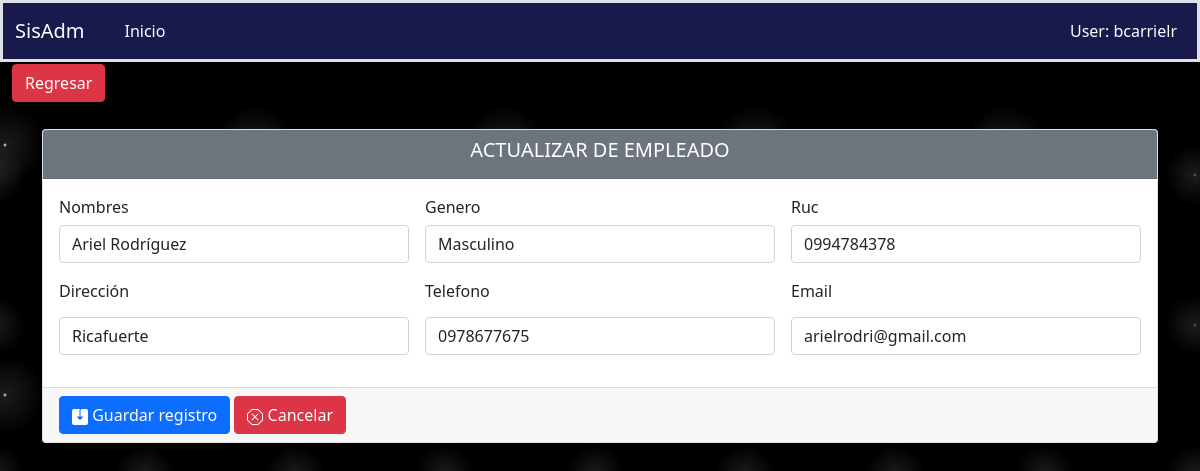
The app's page /novedades/actualizarempleado/2, older data.
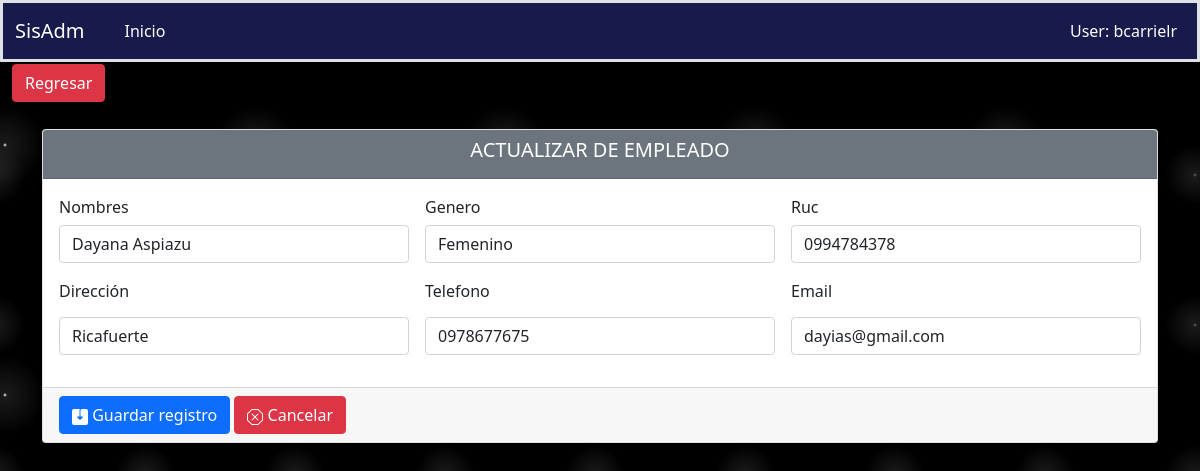
The same page, newer data.
### aplicaciones/novedades/models.py (models this page shows, shortened)
class Empleado(Base):
    nombres = models.CharField(max_length=200, unique=True)
    ruc = models.CharField(max_length=10, unique=True)
    direccion = models.TextField(blank=True, null=True, verbose_name='Dirección')
    genero = models.CharField(max_length=1, choices=GENERO,default=GENERO[0][0], blank=True, null=True)
    telefonos = models.CharField(max_length=10, blank=True, null=True, unique=True)
    email = models.CharField(max_length=100,unique=True)
    class Meta:
        verbose_name = "Empleado"
        verbose_name_plural = "Empleados"
        ordering = ['id']

### aplicaciones/novedades/views/empleados/views.py (the view)
# urls.py: path('actualizarempleado/<int:pk>', ActualizarEmpleado.as_view(), name="actualizarempleado"),
class ActualizarEmpleado(UpdateView):
    model = Empleado
    template_name = "empleados/crearempleado.html"
    success_url = reverse_lazy('novedades:listaempleados')
    form_class = EmpleadoForm
    def get_context_data(self, **kwargs):
        context = super().get_context_data(**kwargs)
        context['action_save'] = self.request.path
        context['titulo'] = 'ACTUALIZAR DE EMPLEADO'
        context['url_anterior'] = '/novedades/listaempleados'
        context['listar_url'] = '/novedades/listaempleados'
        return context

### aplicaciones/novedades/forms.py
class EmpleadoForm(ModelForm):
    class Meta:
        model = Empleado
        fields = '__all__'
        exclude=['usuario']
        widgets = {
            'nombres': forms.TextInput(attrs={'class': 'form-control'}),
            'ruc': forms.NumberInput(attrs={'max_length':'10','class': 'form-control'}),
            'direccion': forms.TextInput(attrs={'class': 'form-control'}),
            'genero': forms.Select(attrs={'class': 'form-control'}),
            'telefonos': forms.NumberInput(attrs={'class': 'form-control'}),
            'email': forms.TextInput(attrs={'class': 'form-control'})
        }

### aplicaciones/novedades/templates/empleados/crearempleado.html (shortened to what this page needs)
{% extends 'formulario.html' %}
{% load static %}
{% block controls %}
    <form class="row g-3 needs-validation shadow-lg p-3 mb-5 bg-body rounded" novalidate>
        <div class="col-md-4 ">
            <label for="nombre"><h6>Nombres</h6></label>
            {{ form.nombres }}
          </div>
        <div class="col-md-4">
            <label for="genero"><h6>Genero</h6></label>
              {{ form.genero }}
          </div>
        <div class="col-md-4">
            <label for="genero"><h6>Ruc</h6></label>
              {{ form.ruc }}
          </div>
        <div class="col-md-4">
          <label for="direccion" class = "form-label"><h6>Dirección</h6></label>
            {{ form.direccion }}
        </div>
        <div class="col-md-4">
          <label for="telefonos" class = "form-label"><h6>Telefono</h6></label>
            {{ form.telefonos }}
        </div>
        <div class="col-md-4">
          <label for="email" class = "form-label"><h6>Email</h6></label>
            {{ form.email }}
        </div>
    </form>
{% endblock %}

Row changes from the older to the newer data that the page shows:
changed Empleado "Ricafuerte": nombres "Ariel Rodríguez" → "Dayana Aspiazu"; genero "Masculino" → "Femenino"; email "arielrodri@gmail.com" → "dayias@gmail.com"
